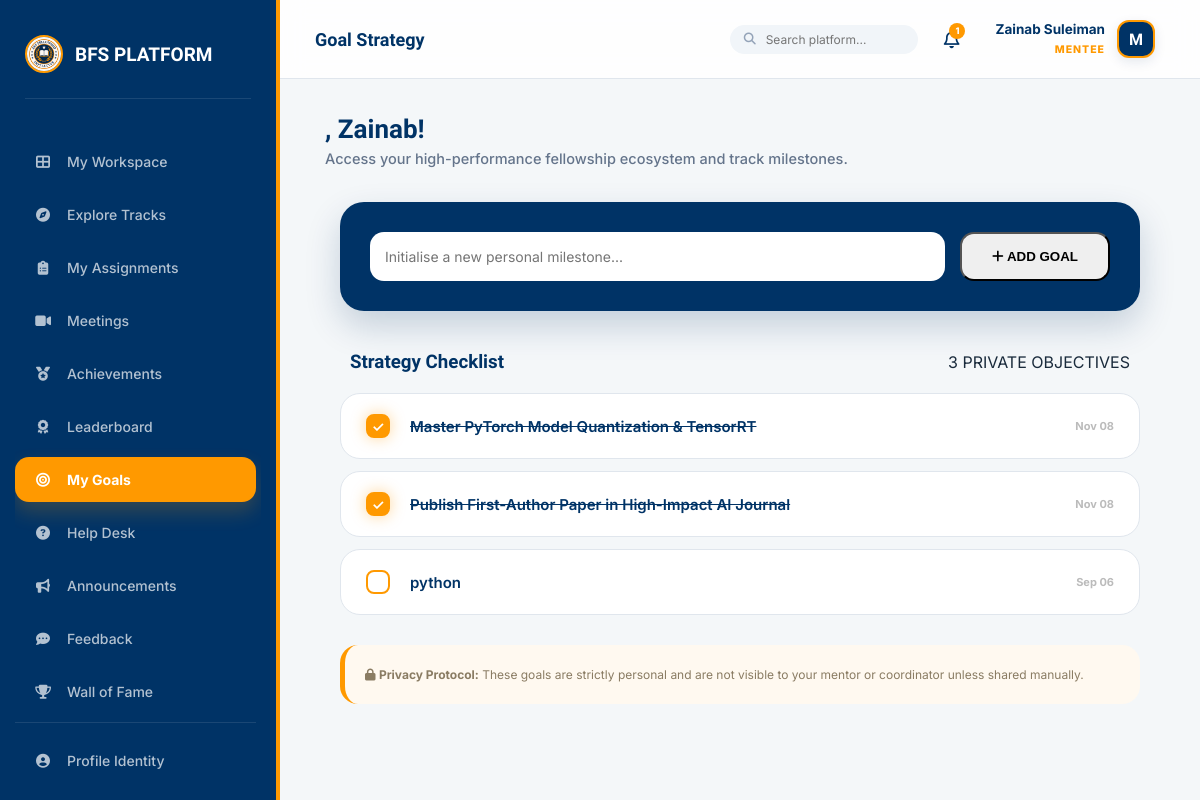
Page /progress/goals/ (signed in) on the committed database.
### accounts/models.py (models this page shows, shortened)
class User(AbstractUser):
    ROLE_CHOICES = [
        ('mentee', 'Mentee'),
        ('mentor', 'Mentor'),
        ('management', 'Management Team'),
        ('coordinator', 'Programme Coordinator'),
    ]
    role = models.CharField(max_length=20, choices=ROLE_CHOICES, default='mentee')
    phone = models.CharField(max_length=20, blank=True)
    bio = models.TextField(blank=True)
    avatar_url = models.URLField(blank=True)   # Link to OneDrive/SharePoint photo
    is_verified = models.BooleanField(default=False)
    linkedin_url = models.URLField(blank=True, verbose_name="LinkedIn Profile")
    github_url = models.URLField(blank=True, verbose_name="GitHub/Portfolio")
    cv_url = models.URLField(blank=True, verbose_name="CV/Resume (OneDrive Link)")
    qualification = models.CharField(max_length=120, blank=True, help_text="e.g. B.Sc, M.Sc, Ph.D, Professional Fellow")
    expertise = models.CharField(max_length=150, blank=True, help_text="e.g. Software Engineering, AI, Cloud, Research")
    academic_status = models.CharField(max_length=100, blank=True, help_text="e.g. Student, Recent Graduate, Professional")
    interests = models.TextField(blank=True, help_text="Areas of interest or specialization")
    career_goal = models.TextField(blank=True, help_text="Mentee primary career and learning goal")

### progress/models.py (models this page shows, shortened)
class Goal(models.Model):
    STATUS_CHOICES = [
        ('active', 'Active'),
        ('completed', 'Completed'),
        ('abandoned', 'Abandoned')
    ]
    mentee = models.ForeignKey(settings.AUTH_USER_MODEL, on_delete=models.CASCADE, related_name='personal_goals')
    title = models.CharField(max_length=150)
    description = models.TextField(blank=True)
    status = models.CharField(max_length=10, choices=STATUS_CHOICES, default='active')
    is_private = models.BooleanField(default=True) # Per brief: Private by default
    created_at = models.DateTimeField(auto_now_add=True)

### progress/views.py (the view)
# urls.py: path('goals/', views.mentee_goals, name='goals'),
@role_required('mentee')
def mentee_goals(request):
    goals = Goal.objects.filter(mentee=request.user).order_by('-created_at')
    return render(request, 'progress/goals.html', {'goals': goals})

### accounts/permissions.py (called while the page is built)
def role_required(*roles):
    def check(user):
        if not user.is_authenticated:
            return False
        if user.role in roles:
            return True
        raise PermissionDenied
    return user_passes_test(check, login_url='accounts:login')

### notifications/context_processors.py (called while the page is built)
def notification_context(request):
    if request.user.is_authenticated:
        unread_count = Notification.objects.filter(user=request.user, is_read=False).count()
        latest = Notification.objects.filter(user=request.user).order_by('-created_at')[:5]
        return {
            'unread_notifications_count': unread_count,
            'latest_notifications': latest
        }
    return {
        'unread_notifications_count': 0,
        'latest_notifications': []
    }

### templates/progress/goals.html (shortened to what this page needs)
{% extends 'base.html' %}
{% block header_title %}Goal Strategy{% endblock %}
{% block content %}
<div class="goal-master-layout">
    <div class="add-goal-box">
        <form action="{% url 'progress:add_goal' %}" method="post" style="display: flex; width: 100%; gap: 15px;">
            <input type="text" name="title" required placeholder="Initialise a new personal milestone..."
                   style="flex: 1; padding: 15px; border-radius: 14px; border: none; font-family: inherit; font-size: 14px; outline: none;">
            <button type="submit" class="btn-gold" style="padding: 15px 30px; border-radius: 14px; font-weight: 800;">
                <i class="fas fa-plus"></i> ADD GOAL
            </button>
        </form>
    </div>
    <div style="display: flex; justify-content: space-between; align-items: center; margin-bottom: 20px; padding: 0 10px;">
        <h3 style="font-family: 'Lexend'; color: var(--navy); margin: 0;">Strategy Checklist</h3>
        <span class="navy-badge">{{ goals.count }} PRIVATE OBJECTIVES</span>
    </div>
    {% for goal in goals %}
        <div class="goal-card" style="animation: slideInRight 0.5s ease backwards calc({{ forloop.index }} * 0.1s);">
            <div style="display: flex; align-items: center; gap: 20px;">
                <a href="{% url 'progress:toggle_goal' goal.id %}" style="text-decoration: none;">
                    <div class="check-box {% if goal.status == 'completed' %}completed{% endif %}"></div>
                </a>
                <span class="goal-text {% if goal.status == 'completed' %}completed{% endif %}"
                      style="font-weight: 600; color: var(--navy); font-size: 15px;">
                    {{ goal.title }}
                </span>
            </div>
            <span style="font-size: 11px; color: #bbb; font-weight: 700;">
                {{ goal.created_at|date:"M d" }}
            </span>
        </div>
    {% endfor %}
    <div style="margin-top: 30px; background: #fff9f0; padding: 20px; border-radius: 18px; border-left: 5px solid var(--gold);">
        <p style="font-size: 12px; color: #8a7c63; margin: 0; line-height: 1.6;">
            <i class="fas fa-lock"></i> <strong>Privacy Protocol:</strong> These goals are strictly personal and are not visible to your mentor or coordinator unless shared manually.
        </p>
    </div>
</div>
{% endblock %}

### templates/base.html (shortened to what this page needs)
{% load static %}
<!DOCTYPE html>
<html lang="en">
<head>
    <link rel="stylesheet" href="https://cdnjs.cloudflare.com/ajax/libs/font-awesome/6.4.0/css/all.min.css">
</head>
<body>
    <aside class="sidebar" id="sidebar">
        <div class="brand">
            <img src="{% static 'images/logo.jpg' %}" alt="BFS Logo">
            <span>BFS PLATFORM</span>
        </div>
        <nav class="nav-menu">
            {% if user.role == 'mentee' %}
                <a href="{% url 'dashboard:mentee_dashboard' %}" class="nav-item {% if request.resolver_match.url_name == 'mentee_dashboard' %}active{% endif %}">
                    <i class="fas fa-th-large"></i> My Workspace
                </a>
                <a href="{% url 'groups:group_list' %}" class="nav-item {% if 'groups' in request.path and 'meetings' not in request.path and 'pairings' not in request.path %}active{% endif %}">
                    <i class="fas fa-compass"></i> Explore Tracks
                </a>
                <a href="{% url 'tasks:my_tasks_list' %}" class="nav-item {% if 'tasks' in request.path %}active{% endif %}">
                    <i class="fas fa-clipboard-list"></i> My Assignments
                </a>
                <a href="{% url 'groups:meeting_list' %}" class="nav-item {% if 'meetings' in request.path %}active{% endif %}">
                    <i class="fas fa-video"></i> Meetings
                </a>
                <a href="{% url 'progress:achievements' %}" class="nav-item {% if 'achievements' in request.path %}active{% endif %}">
                    <i class="fas fa-medal"></i> Achievements
                </a>
                <a href="{% url 'progress:leaderboard' %}" class="nav-item {% if 'leaderboard' in request.path %}active{% endif %}">
                    <i class="fas fa-award"></i> Leaderboard
                </a>
                <a href="{% url 'progress:goals' %}" class="nav-item {% if 'goals' in request.path %}active{% endif %}">
                    <i class="fas fa-bullseye"></i> My Goals
                </a>
                <a href="{% url 'helpdesk:home' %}" class="nav-item {% if 'helpdesk' in request.path %}active{% endif %}">
                    <i class="fas fa-question-circle"></i> Help Desk
                </a>
                <a href="{% url 'announcements:list' %}" class="nav-item {% if 'announcements' in request.path %}active{% endif %}">
                    <i class="fas fa-bullhorn"></i> Announcements
                </a>
                <a href="{% url 'progress:feedback' %}" class="nav-item {% if 'feedback' in request.path %}active{% endif %}">
                    <i class="fas fa-comment-dots"></i> Feedback
                </a>
                <a href="{% url 'core:wall_of_fame' %}" class="nav-item {% if 'wall-of-fame' in request.path %}active{% endif %}">
                    <i class="fas fa-trophy"></i> Wall of Fame
                </a>
            {% endif %}
            <div style="margin-top: auto; border-top: 1px solid rgba(255,255,255,0.1); padding-top: 15px;">
                <a href="{% url 'accounts:profile' %}" class="nav-item {% if 'profile' in request.path %}active{% endif %}">
                    <i class="fas fa-user-circle"></i> Profile Identity
                </a>
            </div>
        </nav>
    </aside>
    <main class="main">
        <header class="topbar">
            <div style="display: flex; align-items: center; gap: 15px;">
                <h2 style="margin:0; font-family:'Lexend'; font-size: 18px; color: var(--navy);">{% block header_title %}{% endblock %}</h2>
            </div>
            <div style="display: flex; align-items: center; gap: 20px;">
                <form method="get" action="{% url 'core:search' %}" style="display: flex; align-items: center; background: #f1f5f9; border-radius: 20px; padding: 6px 14px;">
                    <i class="fas fa-search" style="color: #94a3b8; font-size: 12px; margin-right: 8px;"></i>
                    <input type="text" name="q" placeholder="Search platform..." style="border: none; background: transparent; outline: none; font-size: 12px; width: 140px; font-family: inherit;">
                </form>
                <a href="{% url 'notifications:notification_list' %}" style="position: relative; color: var(--navy); text-decoration: none; font-size: 18px; padding: 6px;">
                    <i class="far fa-bell"></i>
                    {% if unread_notifications_count > 0 %}
                    <span style="position: absolute; top: 0; right: 0; background: var(--gold); color: white; border-radius: 50%; font-size: 9px; font-weight: 800; width: 16px; height: 16px; display: flex; align-items: center; justify-content: center;">
                        {{ unread_notifications_count }}
                    </span>
                    {% endif %}
                </a>
                <div class="identity-card" data-role="{{ user.get_role_display }}">
                    <div style="display: flex; align-items: center; gap: 12px;">
                        <div style="text-align: right; line-height: 1.2;">
                            <span style="display: block; font-weight: 700; font-size: 13.5px; color: var(--navy);">{{ user.get_full_name|default:user.username }}</span>
                            <span style="font-size: 10.5px; color: var(--gold); font-weight: 800; text-transform: uppercase; letter-spacing: 1px;">{{ user.role }}</span>
                        </div>
                        <div style="width: 38px; height: 38px; border-radius: 12px; background: var(--navy); color: white; display: flex; align-items: center; justify-content: center; font-weight: 800; font-family: 'Lexend'; border: 2px solid var(--gold); box-shadow: 0 4px 12px rgba(0, 51, 102, 0.1);">
                            {{ user.username|first|upper }}
                        </div>
                    </div>
                </div>
            </div>
        </header>
        <div class="content-body">
            <div class="welcome-banner">
                <h1>{{ greeting }}, {{ user.first_name|default:user.username }}!</h1>
                <p>Access your high-performance fellowship ecosystem and track milestones.</p>
            </div>
            {% block content %}{% endblock %}
        </div>
    </main>
</body>
</html>

### templates/base.html (style rules this page uses)
:root { --navy: #003366; --navy-light: #004d99; --navy-dark: #001a33; --gold: #FF9900; --gold-soft: rgba(255, 153, 0, 0.12); --bg: #F4F7F9; --surface: #FFFFFF; --line: #E0E6ED; --text: #1A2B3C; --danger: #e74c3c; --success: #2ecc71; --radius: 16px; --transition: all 0.4s cubic-bezier(0.165, 0.84, 0.44, 1); }
* { box-sizing: border-box; -webkit-tap-highlight-color: transparent; }
body { margin: 0; background: var(--bg); color: var(--text); font-family: 'Inter', sans-serif; display: flex; height: 100vh; width: 100vw; overflow: hidden; }
.sidebar { width: 280px; background: var(--navy); color: white; display: flex; flex-direction: column; padding: 25px 15px; z-index: 1100; transition: var(--transition); border-right: 4px solid var(--gold); flex-shrink: 0; }
.brand { display: flex; align-items: center; gap: 12px; font-family: 'Lexend'; font-weight: 700; font-size: 19px; margin: 10px 10px 40px; border-bottom: 1px solid rgba(255,255,255,0.1); padding-bottom: 25px; }
.brand img { width: 38px; height: 38px; border-radius: 50%; border: 2px solid var(--gold); }
.nav-menu { flex: 1; display: flex; flex-direction: column; gap: 8px; overflow-y: auto; padding-right: 5px; }
.nav-item { display: flex; align-items: center; gap: 14px; padding: 14px 18px; border-radius: 14px; color: rgba(255,255,255,0.7); font-size: 14px; font-weight: 500; text-decoration: none; transition: 0.3s; cursor: pointer; border: none; background: transparent; width: 100%; text-align: left; }
.nav-item.active { background: var(--gold); color: white !important; font-weight: 700; box-shadow: 0 10px 20px rgba(255, 153, 0, 0.2); }
.nav-item i { width: 20px; text-align: center; }
.main { flex: 1; display: flex; flex-direction: column; min-width: 0; position: relative; }
.topbar { background: rgba(255, 255, 255, 0.85); backdrop-filter: blur(12px); -webkit-backdrop-filter: blur(12px); padding: 15px 35px; border-bottom: 1px solid var(--line); display: flex; justify-content: space-between; align-items: center; z-index: 1000; }
.content-body { padding: 35px 45px; overflow-y: auto; flex: 1; scroll-behavior: smooth; }
.welcome-banner { margin-bottom: 35px; animation: fadeInUp 0.8s cubic-bezier(0.165, 0.84, 0.44, 1); }
.welcome-banner h1 { margin: 0; font-family: 'Lexend'; color: var(--navy) !important; font-size: 26px; font-weight: 700; }
.welcome-banner p { margin: 6px 0 0; color: #64748b; font-size: 14.5px; font-weight: 500; }
.identity-card { position: relative; cursor: pointer; transition: 0.3s; padding: 5px 10px; border-radius: 12px; }

### templates/progress/goals.html (style rules this page uses)
.goal-master-layout { max-width: 800px; margin: 0 auto; animation: fadeInUp 0.8s ease; }
.goal-card { display: flex; justify-content: space-between; align-items: center; padding: 20px 25px; background: white; border-radius: 20px; border: 1px solid var(--line); margin-bottom: 12px; transition: 0.3s cubic-bezier(0.165, 0.84, 0.44, 1); }
.check-box { width: 24px; height: 24px; border-radius: 8px; border: 2px solid var(--gold); display: flex; align-items: center; justify-content: center; cursor: pointer; transition: 0.3s; }
.check-box.completed { background: var(--gold); box-shadow: 0 0 15px rgba(255, 153, 0, 0.4); }
.check-box.completed::after { content: "✓"; color: white; font-weight: 900; font-size: 14px; }
.goal-text.completed { text-decoration: line-through; color: #aaa; }
.add-goal-box { background: var(--navy); padding: 30px; border-radius: 24px; margin-bottom: 40px; display: flex; gap: 15px; box-shadow: 0 15px 35px rgba(0, 51, 102, 0.2); }

### rows in the picture
User: get_full_name "Zainab Suleiman", role "MENTEE", username|first "M", first_name "Zainab"
Goal: title "Master PyTorch Model Quantization & TensorRT", created_at "Nov 08"
Goal: title "Publish First-Author Paper in High-Impact AI Journal", created_at "Nov 08"
Goal: title "python", created_at "Sep 06"

### other values in the picture
{{ unread_notifications_count }} "1"
{{ goals.count }} "3"
